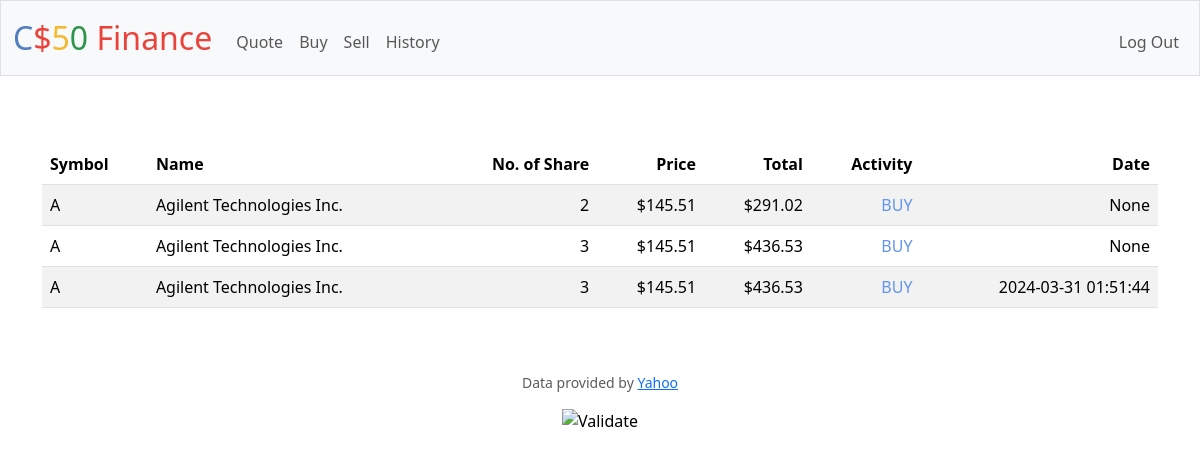
/history (signed in), run on an earlier commit of the app's database.
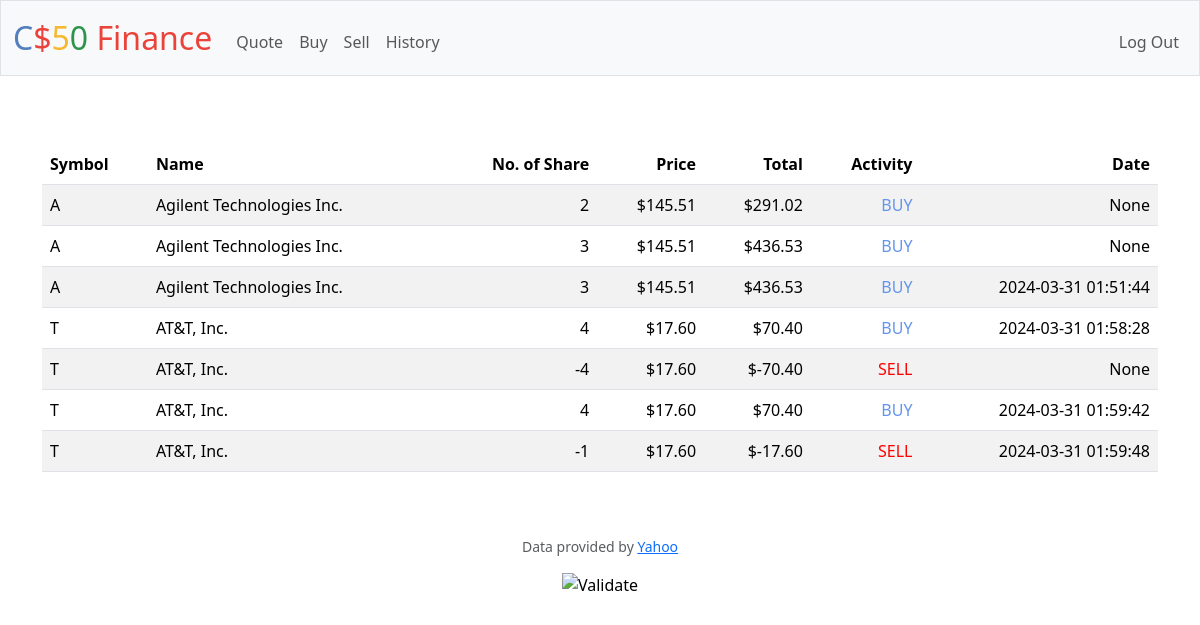
And on a later commit of the database.
### tables this page shows
CREATE TABLE transactions (
    id INTEGER PRIMARY KEY,
    user_id INTEGER,
    symbol TEXT,
    name TEXT,
    shares INTEGER,
    price REAL
, Timestamp DATETIME);

### app.py (the view)
@app.route("/history")
@login_required
def history():
    user_id = session["user_id"]
    transactions = db.execute(
        "SELECT symbol, name, shares, price, Timestamp FROM transactions WHERE user_id = (?);", user_id)
    buy_sell = []
    for row in transactions:
        if row["shares"] <= 0:
            row["buy_sell"] = "SELL"
        else:
            row["buy_sell"] = "BUY"
    return render_template("history.html", database=transactions, buy_sell=buy_sell)

### app.py (called while the page is built)
@app.after_request
def after_request(response):
    response.headers["Cache-Control"] = "no-cache, no-store, must-revalidate"
    response.headers["Expires"] = 0
    response.headers["Pragma"] = "no-cache"
    return response

### helpers.py (called while the page is built)
def login_required(f):
    @wraps(f)
    def decorated_function(*args, **kwargs):
        if session.get("user_id") is None:
            return redirect("/login")
        return f(*args, **kwargs)
    return decorated_function

def usd(value):
    return f"${value:,.2f}"

### templates/history.html (shortened to what this page needs)
{% extends "layout.html" %}
{% block main %}
    <div style="text-align: center;">
        <form action="/history" method="post">
            <table style="width: 100%; margin-top: 20px;" class="table table-striped">
                <thead>
                    <tr>
                        <th class="text-start">Symbol</th>
                        <th class="text-start">Name</th>
                        <th class="text-end">No. of Share</th>
                        <th class="text-end">Price</th>
                        <th class="text-end">Total</th>
                        <th class="text-end">Activity</th>
                        <th class="text-end">Date</th>
                    </tr>
                </thead>
                <tbody>
                    {% for row in database %}
                        <tr>
                            <td class="text-start">{{ row["symbol"] }}</td>
                            <td class="text-start">{{ row["name"] }}</td>
                            <td class="text-end">{{ row["shares"] }}</td>
                            <td class="text-end">{{ row["price"] | usd }}</td>
                            <td class="text-end">{{ (row["shares"] * row["price"]) | usd }}</td>
                            <td class="text-end red" style="color: {% if row['buy_sell'] == 'SELL' %}red{% else %}cornflowerblue{% endif %};">{{ row["buy_sell"] }}</td>
                            <td class="text-end">{{ row["Timestamp"] }}</td>
                        </tr>
                    {% endfor %}
                </tbody>
            </table>
        </form>
    </div>
{% endblock %}

### templates/layout.html (shortened to what this page needs)
<!DOCTYPE html>
<html lang="en">
    <head>
        <link href="https://cdn.jsdelivr.net/npm/bootstrap@5.3.2/dist/css/bootstrap.min.css" rel="stylesheet">
        <link href="/static/styles.css" rel="stylesheet">
    </head>
    <body>
        <nav class="bg-light border navbar navbar-expand-md navbar-light">
            <div class="container-fluid">
                <a class="navbar-brand" href="/"><span class="blue">C</span><span class="red">$</span><span class="yellow">5</span><span class="green">0</span> <span class="red">Finance</span></a>
                <div class="collapse navbar-collapse" id="navbar">
                    {% if session["user_id"] %}
                        <ul class="navbar-nav me-auto mt-2">
                            <li class="nav-item"><a class="nav-link" href="/quote">Quote</a></li>
                            <li class="nav-item"><a class="nav-link" href="/buy">Buy</a></li>
                            <li class="nav-item"><a class="nav-link" href="/sell">Sell</a></li>
                            <li class="nav-item"><a class="nav-link" href="/history">History</a></li>
                        </ul>
                        <ul class="navbar-nav ms-auto mt-2">
                            <li class="nav-item"><a class="nav-link" href="/logout">Log Out</a></li>
                        </ul>
                    {% else %}
                        <ul class="navbar-nav ms-auto mt-2">
                            <li class="nav-item"><a class="nav-link" href="/register">Register</a></li>
                            <li class="nav-item"><a class="nav-link" href="/login">Log In</a></li>
                        </ul>
                    {% endif %}
                </div>
            </div>
        </nav>
        <main class="container py-5 text-center">
            {% block main %}{% endblock %}
        </main>
        <footer class="mb-5">
            <p class="mb-3 small text-center text-muted">
                Data provided by <a href="https://finance.yahoo.com/">Yahoo</a>
            </p>
            <form action="https://validator.w3.org/check" class="text-center" enctype="multipart/form-data" method="post" target="_blank">
                <input alt="Validate" src="/static/I_heart_validator.png" type="image">
            </form>
        </footer>
    </body>
</html>

### static/styles.css (style rules this page uses)
nav .navbar-brand { font-size: xx-large; }
nav .navbar-brand .blue { color: #537fbe; }
nav .navbar-brand .red { color: #ea433b; }
nav .navbar-brand .yellow { color: #f5b82e; }
nav .navbar-brand .green { color: #2e944b; }

What changed in the data, as far as the page shows it:
added transactions: symbol "T", name "AT&T, Inc.", shares "4", price "$17.60", (row['shares']*row['price'])|usd "$70.40", buy_sell "BUY", Timestamp "2024-03-31 01:58:28"
added transactions: symbol "T", name "AT&T, Inc.", shares "-4", price "$17.60", (row['shares']*row['price'])|usd "$-70.40", buy_sell "SELL", Timestamp "None"
added transactions: symbol "T", name "AT&T, Inc.", shares "4", price "$17.60", (row['shares']*row['price'])|usd "$70.40", buy_sell "BUY", Timestamp "2024-03-31 01:59:42"
added transactions: symbol "T", name "AT&T, Inc.", shares "-1", price "$17.60", (row['shares']*row['price'])|usd "$-17.60", buy_sell "SELL", Timestamp "2024-03-31 01:59:48"
